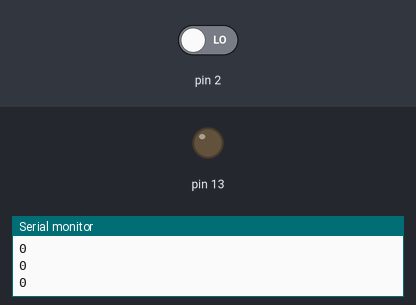
This sketch was run on a simulated Arduino Uno, built with avr-gcc and run on an emulated ATmega328P. On the bench: output pins drawn as LEDs (lit = HIGH), the last lines printed to the serial monitor. Inputs (shaded band) come from the test bench; at power-on: pin 2 LOW.

Above: at 1.3 s.
1.4 s: pin 2 driven HIGH
At 2.6 s:
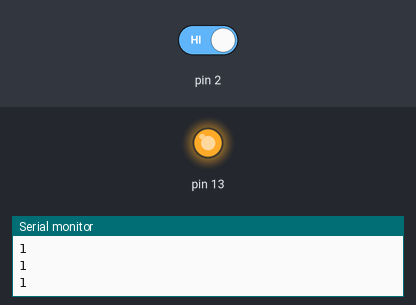
3.2 s: pin 2 driven LOW
At 4.5 s:
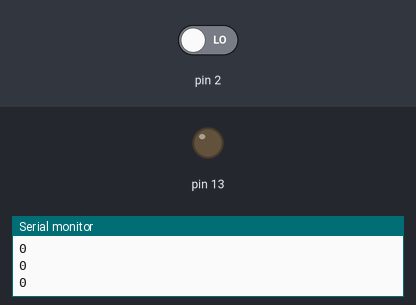
Timing chart, 0 to 6.2 s (numbered marks = the images above; inputs shaded):
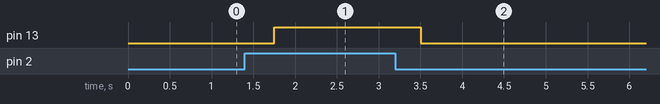

The sketch:

contactbotton_oct7b.ino
```cpp
int valBoton;

void setup() {
  // put your setup code here, to run once:
Serial.begin(9600);
pinMode (2,INPUT);
pinMode (13,OUTPUT);
}

void loop() {
  // put your main code here, to run repeatedly:
valBoton= digitalRead(2);
Serial.println(valBoton);
delay(250);

digitalWrite(13, valBoton);


}
/*if(valBoton==1){
digitalWrite (13,1);
else {
  digitalWrite (13,0); */

  /*if(valBoton==LOW){
digitalWrite (13,HIGH);
else {
  digitalWrite (13,LOW); */ //al reves se apaga con 0 y se enciende con 1//
```

Measured:
- after the input at 1.4 s, pin 13: LOW → HIGH after 0.35 s
- after the input at 3.2 s, pin 13: HIGH → LOW after 0.30 s
